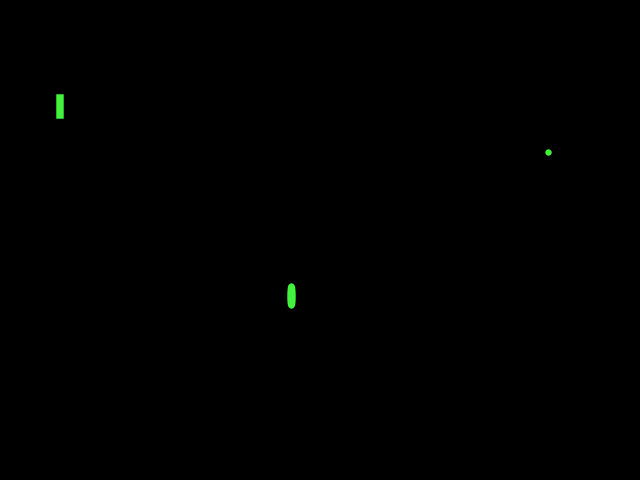
Frame 1 (no input)
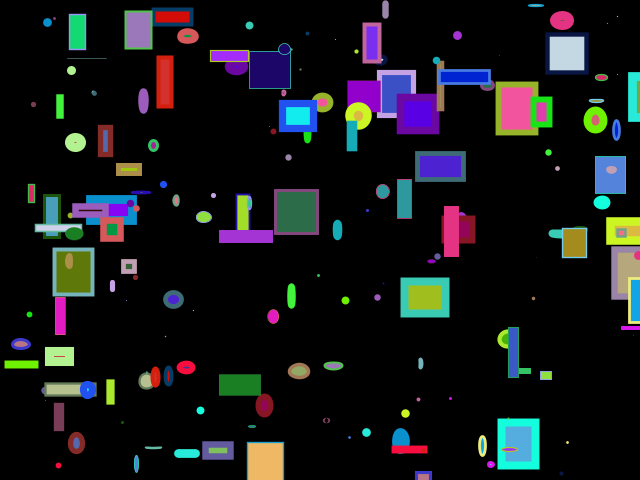
Frame 60 (the mouse pressed at the canvas centre just before this capture)
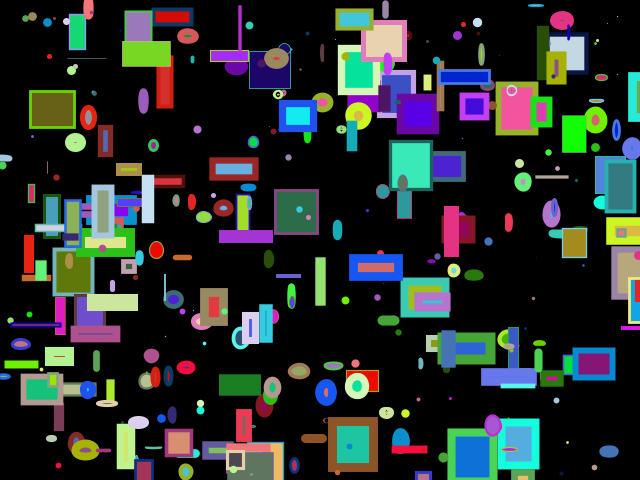
Frame 120 (the mouse held since frame 60 and released just before this capture)

The Processing sketch that drew these frames (run headless with seeded random() and noise(); from frame 60 on, the mouse is pressed at the canvas centre):

// Processing sketch: processing_112309
// ── processing_112309.pde

void setup()
{
size(640,480);
background(0);
stroke(255,0,0);
strokeWeight(5);

}

void draw()

{
  strokeWeight(random(10));
  stroke (random(255), random(255), random(255));
point ( random(width), random(height));

fill(random(255), random(255), random(255));
rect(random(width), random(height), random(50), random(50));
ellipse (random (width), random(height), random(20), random(20));
}
